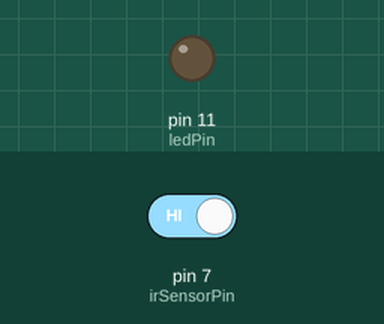
A sketch run on a simulated Arduino Uno, built with avr-gcc and run on an emulated ATmega328P. Parts: output pins drawn as LEDs (lit = HIGH). The test bench sets the inputs (shaded band); at power-on: pin 7 (irSensorPin) HIGH.

Above: at 1.2 s.
1.3 s: pin 7 (irSensorPin) driven LOW
At 2.5 s:
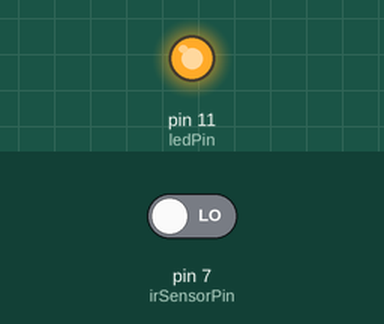
2.8 s: pin 7 (irSensorPin) driven HIGH
At 3.9 s:
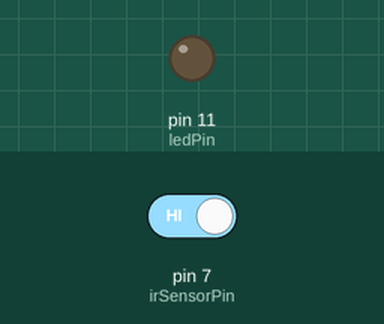
Timing chart, 0 to 5.8 s (numbered marks = the images above; inputs shaded):
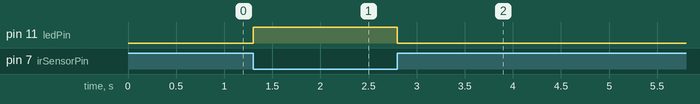

The sketch:

ir_module.ino
```cpp
#include <AFMotor.h>


const int ledPin = 11;     // LED connected to digital pin 5
const int irSensorPin = 7; // IR Sensor connected to digital pin 2

void setup()
{
    pinMode(ledPin, OUTPUT); // Set the LED pin as output
    pinMode(irSensorPin, INPUT);
    digitalWrite(ledPin, LOW); // Set the IR sensor pin as input
}

void loop()
{
    int sensorState = digitalRead(irSensorPin); // Read the state from the IR sensor

    // The sensor outputs LOW when it detects an obstacle
    if (sensorState == LOW)
    {
        digitalWrite(ledPin, HIGH); // Turn the LED on
    }
    else
    {
        digitalWrite(ledPin, LOW); // Turn the LED off
    }
}
```

Measured:
- after the input at 1.3 s, pin 11 (ledPin): LOW → HIGH at once
- after the input at 2.8 s, pin 11 (ledPin): HIGH → LOW at once
